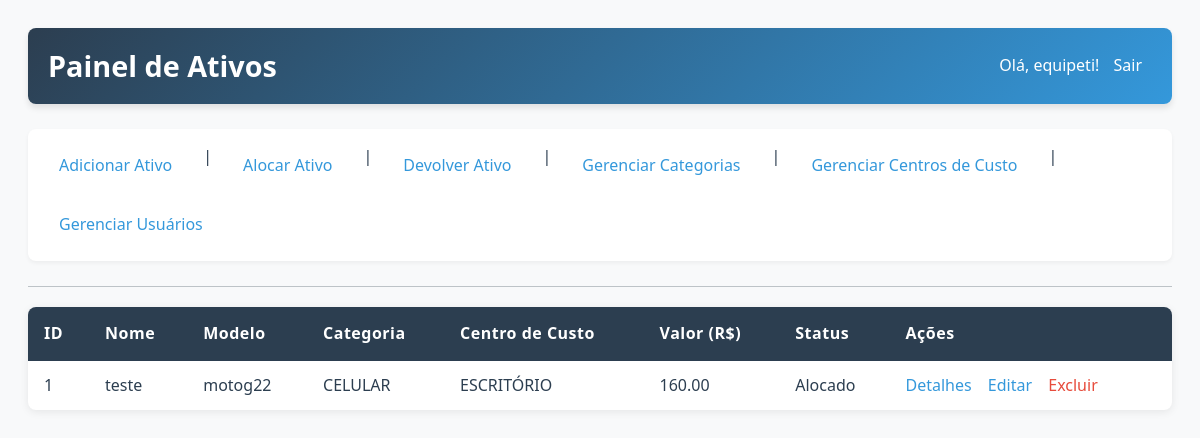
Page / (signed in) on the earlier database version.
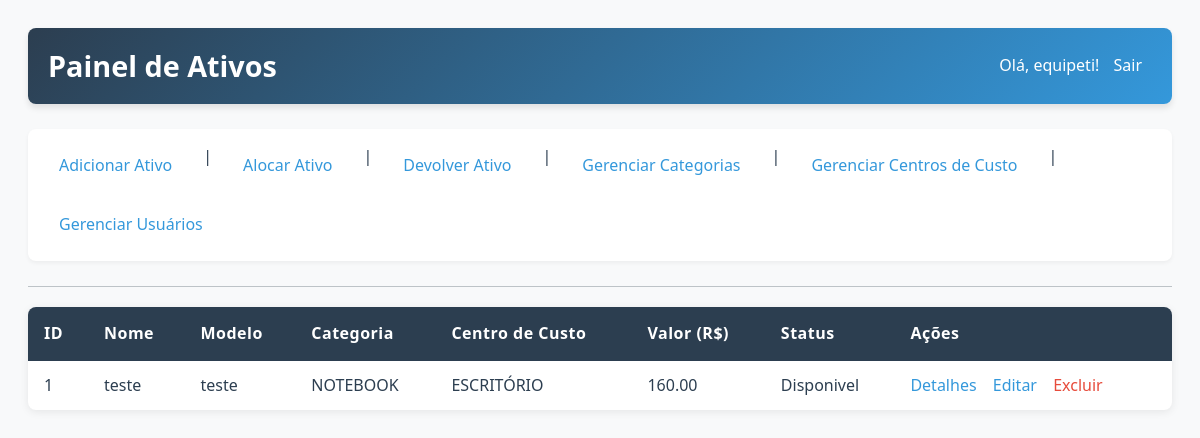
Same page on the later database version.
### tables this page shows
CREATE TABLE ativos (
                 id INTEGER PRIMARY KEY, nome TEXT NOT NULL, descricao TEXT, categoria_id INTEGER, 
                 centro_custo_id INTEGER, modelo TEXT, valor REAL, numero_serie TEXT, 
                 data_aquisicao DATE, status TEXT DEFAULT 'Disponivel', patrimonio TEXT, 
                 numero_chip TEXT, imei1 TEXT, imei2 TEXT,
                 FOREIGN KEY (categoria_id) REFERENCES categorias(id),
                 FOREIGN KEY (centro_custo_id) REFERENCES centros_custo(id));

CREATE TABLE categorias (id INTEGER PRIMARY KEY, nome TEXT NOT NULL UNIQUE);

CREATE TABLE centros_custo (id INTEGER PRIMARY KEY, nome TEXT NOT NULL UNIQUE);

### gestor_ativos_ti.py (the view)
@app.route('/')
@login_required
def index():
    query = """
        SELECT a.id, a.nome, cat.nome as categoria, cc.nome as centro_custo, a.modelo, a.valor, a.status
        FROM ativos a
        LEFT JOIN categorias cat ON a.categoria_id = cat.id
        LEFT JOIN centros_custo cc ON a.centro_custo_id = cc.id
    """
    return render_template('index.html', ativos=db_query(query))

### gestor_ativos_ti.py (called while the page is built)
@login_manager.user_loader
def load_user(user_id):
    conn = sqlite3.connect('ativos_ti.db')
    c = conn.cursor()
    c.execute("SELECT id, nome FROM usuarios WHERE id = ?", (user_id,))
    user_data = c.fetchone()
    conn.close()
    if user_data:
        return User(id=user_data[0], nome=user_data[1])
    return None

def db_query(query, params=(), fetchone=False, commit=False):
    conn = sqlite3.connect('ativos_ti.db')
    conn.row_factory = sqlite3.Row
    c = conn.cursor()
    c.execute(query, params)
    result = c.fetchone() if fetchone else c.fetchall()
    if commit:
        conn.commit()
    conn.close()
    return result

### templates/index.html (shortened to what this page needs)
<!DOCTYPE html>
<html>
<head>
</head>
<body>
    <div class="header-bar">
        <h1>Painel de Ativos</h1>
        <span>Olá, {{ current_user.nome }}! <a href="{{ url_for('logout') }}">Sair</a></span>
    </div>
    <div class="nav">
        <a href="{{ url_for('adicionar_ativo') }}">Adicionar Ativo</a> |
        <a href="{{ url_for('alocar_ativo') }}">Alocar Ativo</a> |
        <a href="{{ url_for('devolver_ativo') }}">Devolver Ativo</a> |
        <a href="{{ url_for('listar_categorias') }}">Gerenciar Categorias</a> |
        <a href="{{ url_for('listar_centros_custo') }}">Gerenciar Centros de Custo</a> |
        <a href="{{ url_for('listar_usuarios') }}">Gerenciar Usuários</a>
    </div>
    <hr>
    <table>
        <thead>
            <tr>
                <th>ID</th>
                <th>Nome</th>
                <th>Modelo</th>
                <th>Categoria</th>
                <th>Centro de Custo</th>
                <th>Valor (R$)</th>
                <th>Status</th>
                <th>Ações</th>
            </tr>
        </thead>
        <tbody>
            {% for ativo in ativos %}
            <tr>
                <td>{{ ativo.id }}</td>
                <td>{{ ativo.nome }}</td>
                <td>{{ ativo.modelo or 'N/A' }}</td>
                <td>{{ ativo.categoria or 'N/A' }}</td>
                <td>{{ ativo.centro_custo or 'N/A' }}</td>
                <td>{{ "%.2f"|format(ativo.valor|float) if ativo.valor else 'N/A' }}</td>
                <td>{{ ativo.status }}</td>
                <td>
                    <a href="{{ url_for('detalhes_ativo', id=ativo.id) }}">Detalhes</a>
                    <a href="{{ url_for('editar_ativo', id=ativo.id) }}">Editar</a>
                    <a href="{{ url_for('excluir_ativo', id=ativo.id) }}" onclick="return confirm('Tem certeza?');">Excluir</a>
                </td>
            </tr>
            {% else %}
            <tr>
                <td colspan="8" style="text-align: center; padding: 20px; font-style: italic; color: #7f8c8d;">Nenhum ativo encontrado.</td>
            </tr>
            {% endfor %}
        </tbody>
    </table>
</body>
</html>

Differences in the rows shown:
changed ativos "teste": modelo "motog22" → "teste"; nome "CELULAR" → "NOTEBOOK"; status "Alocado" → "Disponivel"
